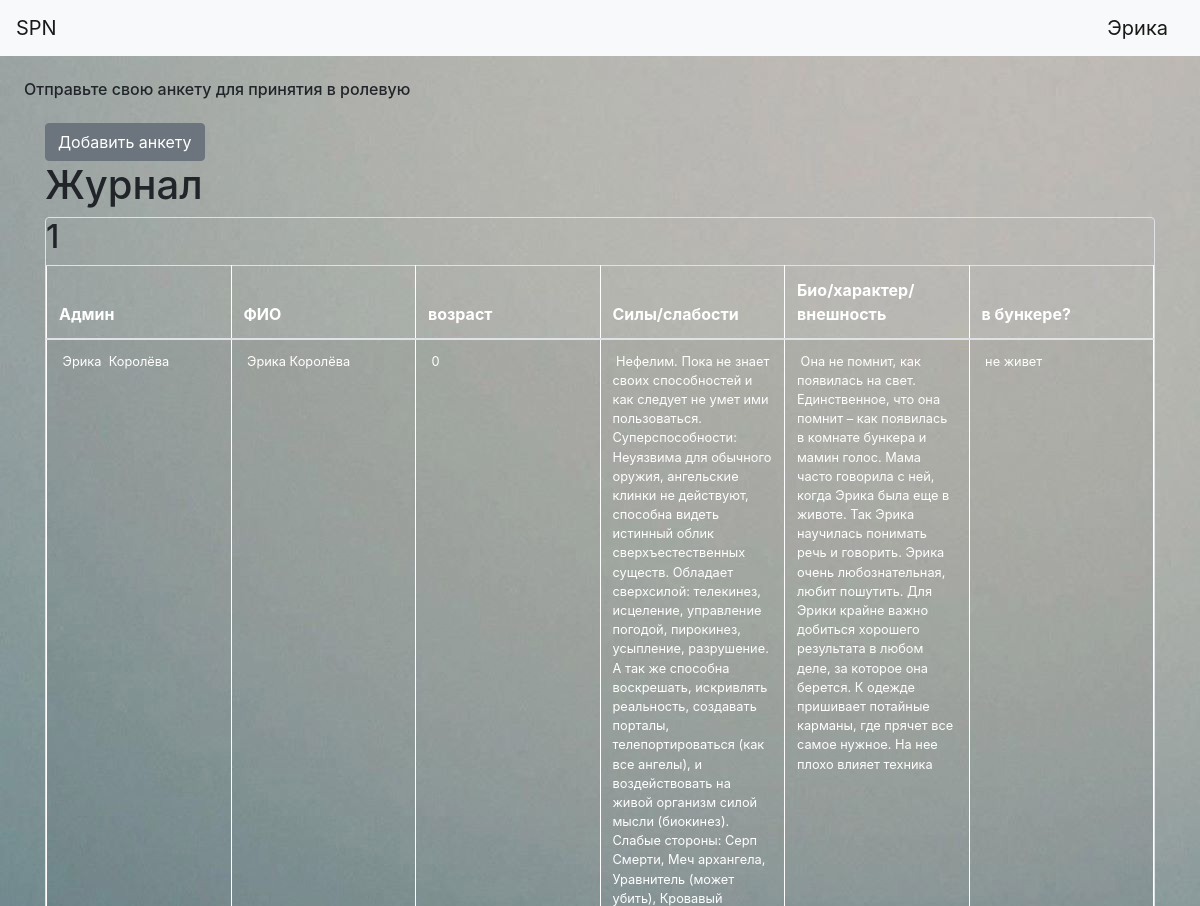
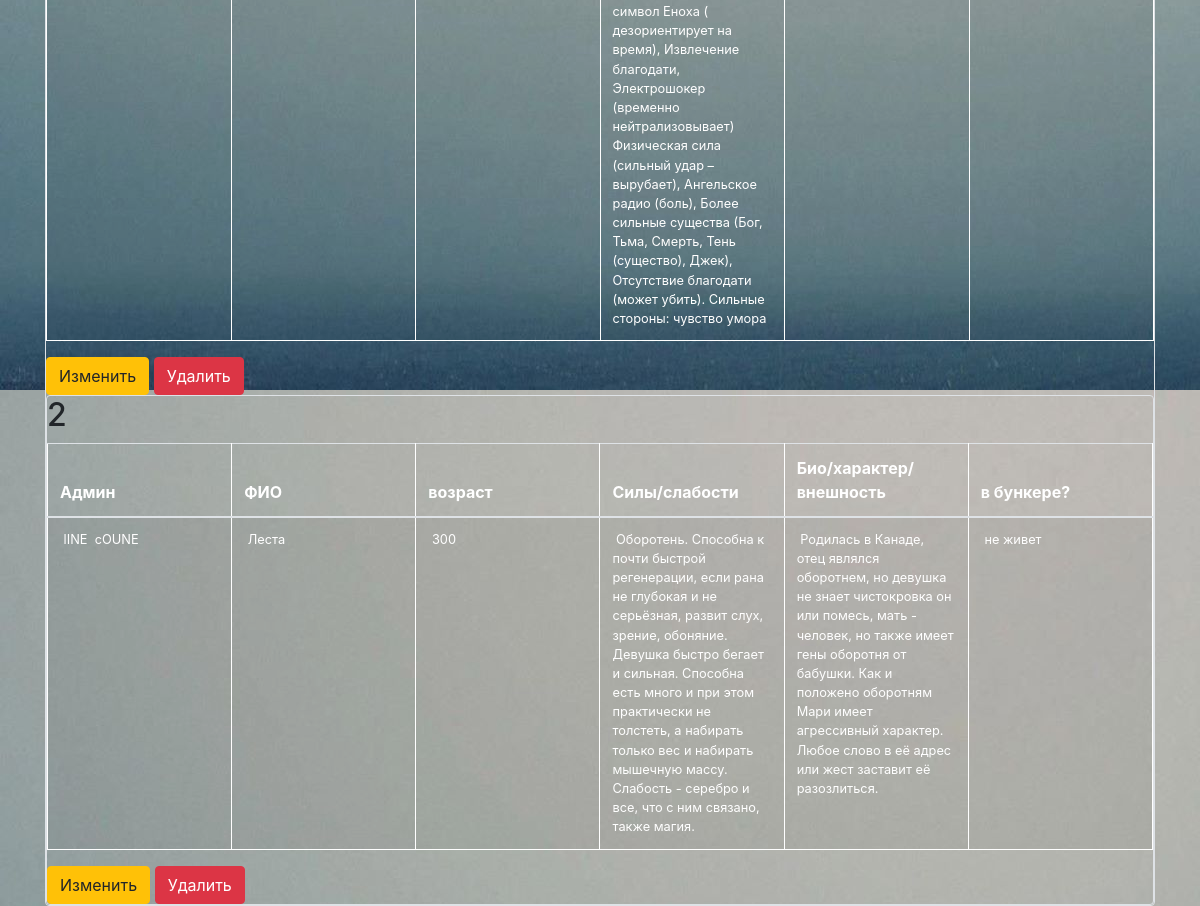
The page / (signed in) on the database its author committed (2 pictures, top to bottom).
### data/users.py (models this page shows, shortened)
class User(SqlAlchemyBase, UserMixin, SerializerMixin):
    __tablename__ = 'users'
    id = sqlalchemy.Column(sqlalchemy.Integer,
                           primary_key=True, autoincrement=True)
    surname = sqlalchemy.Column(sqlalchemy.String, nullable=True)
    name = sqlalchemy.Column(sqlalchemy.String, nullable=True)
    age = sqlalchemy.Column(sqlalchemy.Integer, nullable=True)
    address = sqlalchemy.Column(sqlalchemy.String, nullable=True)
    email = sqlalchemy.Column(sqlalchemy.String,
                              index=True, unique=True, nullable=True)
    hashed_password = sqlalchemy.Column(sqlalchemy.String, nullable=True)
    modified_date = sqlalchemy.Column(sqlalchemy.DateTime,
                                      default=datetime.datetime.now)
    news = orm.relationship('Jobs', back_populates='user')

### data/jobs.py (models this page shows)
class Jobs(SqlAlchemyBase):
    __tablename__ = 'jobs'
    id = sqlalchemy.Column(sqlalchemy.Integer,
                           primary_key=True, autoincrement=True)
    team_leader = sqlalchemy.Column(sqlalchemy.Integer, sqlalchemy.ForeignKey("users.id"))
    namep = sqlalchemy.Column(sqlalchemy.String)
    size = sqlalchemy.Column(sqlalchemy.Integer)
    boost = sqlalchemy.Column(sqlalchemy.String)
    biograph = sqlalchemy.Column(sqlalchemy.String)
    end_date = sqlalchemy.Column(sqlalchemy.DateTime)
    is_finished = sqlalchemy.Column(sqlalchemy.Boolean)
    team_lead = orm.relationship('User')
    user = orm.relationship('User')

### 1main.py (the view)
@app.route("/")
def index():
    db_sess = db_session.create_session()
    jobs = db_sess.query(Jobs).all()
    return render_template("index.html", jobs=jobs)

### 1main.py (called while the page is built)
@login_manager.user_loader
def load_user(user_id):
    db_sess = db_session.create_session()
    return db_sess.query(User).get(user_id)

### data/db_session.py (called while the page is built)
def create_session() -> Session:
    global __factory
    return __factory()

### templates/index.html
{% extends "base.html" %}
{% block content %}
{% if current_user.is_authenticated %}
    <a href="news" class="btn btn-secondary">Добавить анкету</a>
{% endif %}
<h1>Журнал</h1>
{% for item in jobs%}
<div class="col-md6 border rounded">
    <h2>{{item.id}}</h2>
    <table class="table table-striped">
  <thead>
    <tr>
      <th scope="col">Админ</th>
      <th scope="col">ФИО</th>
      <th scope="col">возраст</th>
      <th scope="col">Силы/слабости</th>
      <th scope="col">Био/характер/внешность</th>
      <th scope="col">в бункере?</th>
    </tr>
  </thead>
  <tbody>
    <tr>
      <td> {{item.team_lead.name}}  {{item.team_lead.surname}}</td>
      <td> {{item.namep}}</td>
      <td> {{item.size}}</td>
      <td> {{item.boost}}</td>
      <td> {{item.biograph}}</td>
        {% if item.is_finished %}
      <td>живет</td>
        {% else %}
      <td> не живет</td>
        {% endif %}
    </tr>
  </tbody>
</table>
{% if current_user.is_authenticated and current_user == item.user or current_user.is_authenticated and current_user.id == 1 %}
    <div>
        <a href="/news/{{ item.id }}" class="btn btn-warning">
            Изменить
        </a>
        <a href="/news_delete/{{ item.id }}" class="btn btn-danger">
            Удалить
        </a>
    </div>
{% endif %}
{% endfor %}
{% endblock %}

### templates/base.html (shortened to what this page needs)
<!doctype html>
<html lang="en">
<head>
    <link rel="stylesheet"
          href="https://stackpath.bootstrapcdn.com/bootstrap/4.4.1/css/bootstrap.min.css"
>
    <link rel="stylesheet" href="/static/style.css">
</head>
<body>
<header>
    <nav class="navbar navbar-light bg-light">
        <a class="navbar-brand" href="#">SPN</a>
        {% if current_user.is_authenticated %}
          <a class="navbar-brand" href="/logout">{{ current_user.name }}</a>
        {% else %}
          <p>
            <a class="btn btn-primary " href="/register">Зарегистрироваться</a>
            <a class="btn btn-success" href="/login">Войти</a>
          </p>
        {% endif %}
    </nav>
</header>
<h6>Отправьте свою анкету для принятия в ролевую</h6>
<main role="main" class="container">
    {% block content %}{% endblock %}
</main>
</body>
</html>

### static/style.css (style rules this page uses)
table { border-collapse: collapse; table-layout: fixed; width: 400px; white-space: pre-wrap; }
table td, th { padding: 30px; color: white; white-space:pre-wrap; }
table tr { height:1em; }
h6 { margin: 1.5rem; }
th { padding: 10px; border: 1px solid #ffffff; color: #ffffff; }
td { font-size: 0.8em; padding: 5px 7px; border: 1px solid #ffffff; color: #ffffff; }
body { background: url("img/1background-image.jpg"); }

### rows shown on the page
User: name "Эрика"
Jobs: id "1", team_lead.name "Эрика", team_lead.surname "Королёва", namep "Эрика Королёва", size "0", boost "Нефелим. Пока не знает своих способностей и как следует не умет ими пользоваться. Суперспособности: Неуязвима для обычного оружия, ангельские клинки не действуют, способна видеть истинный облик сверхъестественных существ. Обладает сверхсилой: телекинез, исцеление, управление погодой, пирокинез, усыпление, разрушение. А так же способна воскрешать, искривлять реальность, создавать порталы, телепортироваться (как все ангелы), и воздействовать на живой организм силой мысли (биокинез). Слабые стороны: Серп Смерти, Меч архангела, Уравнитель (может убить), Кровавый символ Еноха ( дезориентирует на время), Извлечение благодати, Электрошокер (временно нейтрализовывает) Физическая сила (сильный удар…", biograph "Она не помнит, как появилась на свет. Единственное, что она помнит – как появилась в комнате бункера и мамин голос. Мама часто говорила с ней, когда Эрика была еще в животе. Так Эрика научилась понимать речь и говорить. Эрика очень любознательная, любит пошутить. Для Эрики крайне важно добиться хорошего результата в любом деле, за которое она берется. К одежде пришивает потайные карманы, где прячет все самое нужное. На нее плохо влияет техника", is_finished "не живет"
Jobs: id "2", team_lead.name "lINE", team_lead.surname "cOUNE", namep "Леста", size "300", boost "Оборотень. Способна к почти быстрой регенерации, если рана не глубокая и не серьёзная, развит слух, зрение, обоняние. Девушка быстро бегает и сильная. Способна есть много и при этом практически не толстеть, а набирать только вес и набирать мышечную массу. Слабость - серебро и все, что с ним связано, также магия.", biograph "Родилась в Канаде, отец являлся оборотнем, но девушка не знает чистокровка он или помесь, мать - человек, но также имеет гены оборотня от бабушки. Как и положено оборотням Мари имеет агрессивный характер. Любое слово в её адрес или жест заставит её разозлиться.", is_finished "не живет"
